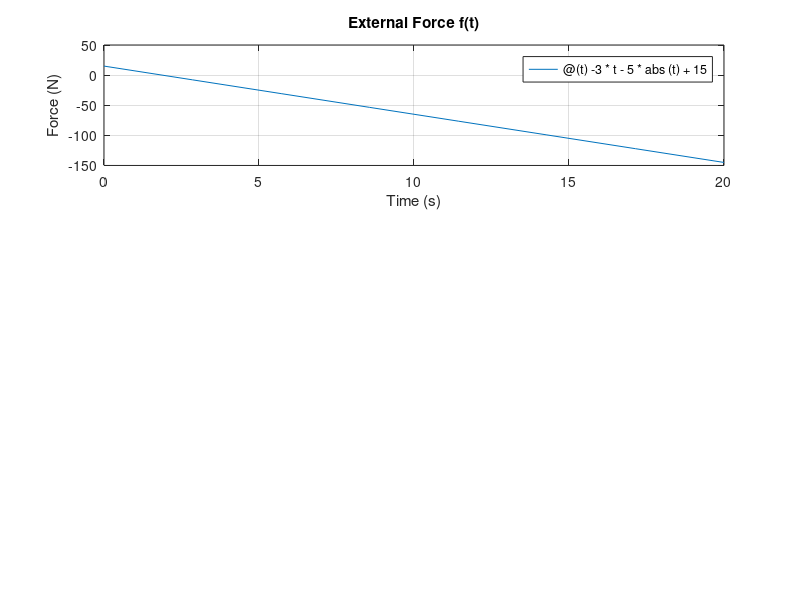

Write MATLAB code to recreate this figure. (Note: this script raises an error after producing the figure.)
%% problem 1
%(4)
% 파라미터 설정
m = [0.3, 0.6]; % 질량 값들
k = 10;         % 용수철 상수
t_span = [0 20]; % 시간 범위
y0 = [0; 10];   % 초기 조건 [y(0); y'(0)]

% 외부 힘 함수 정의
f = @(t) -3 * t - 5 * abs(t) + 15;

% 미분 방정식 정의 함수 (입력 인자는 t와 y로만 설정)
spring_mass_ode = @(t, y) [y(2); (-k * y(1) + f(t)) / m_val];

% 그래프 출력
figure(1)

% 외부 힘 f(t) 그래프
subplot(3, 1, 1);
fplot(f, t_span);
title('External Force f(t)');
xlabel('Time (s)');
ylabel('Force (N)');
grid on;

% 첫 번째 질량에 대해 계산 및 그래프
m_val = m(1); % 첫 번째 질량 사용
[t1, y1] = ode45(spring_mass_ode, t_span, y0);

subplot(3, 1, 2);
plot(t1, y1(:, 1), 'b');
title('Position of Mass (m = 0.3 kg)');
xlabel('Time (s)');
ylabel('Position y(t)');
grid on;

% 두 번째 질량에 대해 계산 및 그래프
m_val = m(2); % 두 번째 질량 사용
[t2, y2] = ode45(spring_mass_ode, t_span, y0);

subplot(3, 1, 3);
plot(t2, y2(:, 1), 'r');
title('Position of Mass (m = 0.6 kg)');
xlabel('Time (s)');
ylabel('Position y(t)');
grid on;

%% problem 3
clear; clc; close all;
a = 2;
t = linspace(0, 2*pi, 101);
x = @(t)2*a*(1-cos(t)).*cos(t);
y = @(t)2*a*(1-cos(t)).*sin(t);


[integral_area, err] = polyareaintegral(t, x, y)